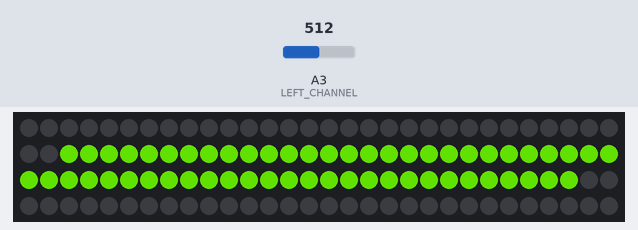
The sketch below on a simulated Arduino Uno, built with avr-gcc and run on an emulated ATmega328P. Shown: 120 RGB LEDs in strip order, left to right, continuing on the next row. Inputs (shaded band) come from the test bench; at power-on: A3 (LEFT_CHANNEL) = 512. Dim RGB values are drawn brighter than linear.

Above: at 1.28 s.
1.3 s: A3 (LEFT_CHANNEL) set to 716
At 1.51 s:
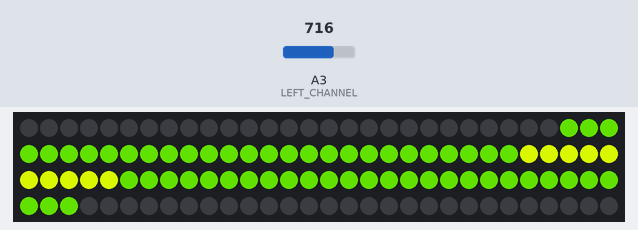
2.9 s: A3 (LEFT_CHANNEL) set to 900
At 2.91 s:
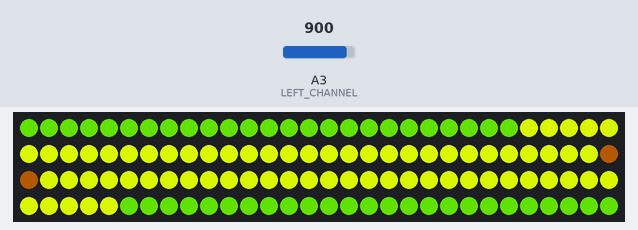
4.5 s: A3 (LEFT_CHANNEL) set to 1023
At 4.54 s:
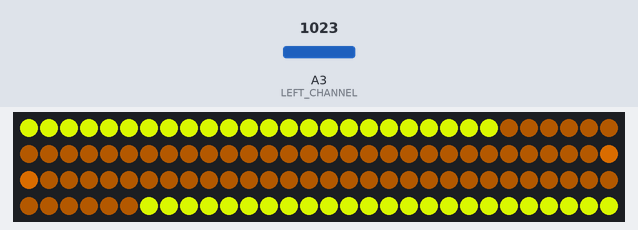
6.1 s: A3 (LEFT_CHANNEL) set to 511
At 6.13 s:
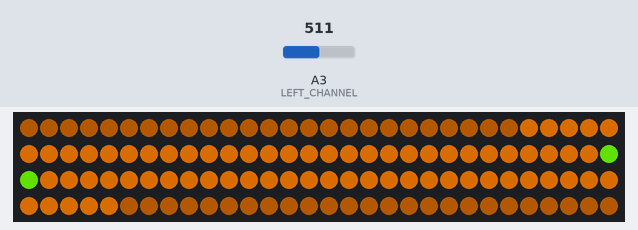
7.7 s: A3 (LEFT_CHANNEL) set to 306
At 8.89 s:
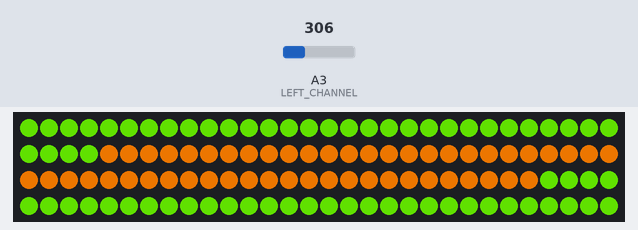
10.5 s: A3 (LEFT_CHANNEL) set to 15
At 14.4 s:
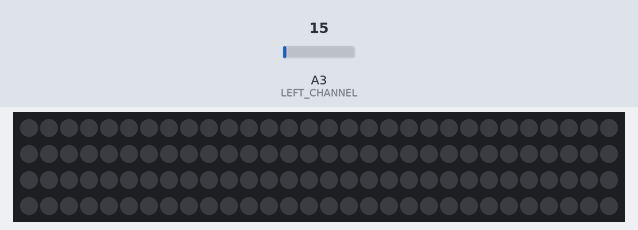

The sketch:

NeoBeatMono.ino
```cpp
// (licence header left out)
#include <SPI.h>
#include <Adafruit_NeoPixel.h>

#define PIN 10

//static const int DATA_PIN = 2;    // Yellow wire on Adafruit Pixels
//static const int CLOCK_PIN = 3;   // Green wire on Adafruit Pixels
static const int LEFT_CHANNEL = 3;
static const int RIGHT_CHANNEL = 4;
static const int NUM_OF_PIXELS = 120;
static const int HALF = NUM_OF_PIXELS/2;

// Parameter 1 = number of pixels in strip
// Parameter 2 = pin number (most are valid)
// Parameter 3 = pixel type flags, add together as needed:
//   NEO_KHZ800  800 KHz bitstream (most NeoPixel products w/WS2812 LEDs)
//   NEO_KHZ400  400 KHz (classic 'v1' (not v2) FLORA pixels, WS2811 drivers)
//   NEO_GRB     Pixels are wired for GRB bitstream (most NeoPixel products)
//   NEO_RGB     Pixels are wired for RGB bitstream (v1 FLORA pixels, not v2)
Adafruit_NeoPixel strip = Adafruit_NeoPixel(NUM_OF_PIXELS, PIN, NEO_GRB + NEO_KHZ800);

//Set up arrays for cycling through all the pixels.
uint32_t LEFT_ARRAY[HALF];
uint32_t RIGHT_ARRAY[HALF];
int valL, valR;
uint32_t NOTTA = strip.Color(0,0,0);

void setup() {
  strip.begin();
  strip.show(); // Initialize all pixels to 'off'
}

void loop() {
  int boss = map(analogRead(LEFT_CHANNEL), 0, 400, 0, 255);

  uint32_t daColor;
  if (boss < 25 ) {
    daColor = NOTTA;
  } else {
    daColor = Color(boss, boss/2, 0);
  }

  //Set the hue (0-255) and 24-bit color depending on left channel value
  //byte hue_left = constrain(map(analogRead(LEFT_CHANNEL), 0, 400, 0, 255), 0, 255);
  //uint32_t color_left = Wheel(hue_left);

  //Set the hue (0-255) and 24-bit color depending on right channel value
  //byte hue_right = constrain(map(analogRead(RIGHT_CHANNEL), 0, 400, 0, 255), 0, 255);
  //uint32_t color_right = Wheel(hue_right);

  //Shift the current values.
  for (int i = 0; i < HALF - 1; i++) {
    LEFT_ARRAY[i] = LEFT_ARRAY[i+1];
    RIGHT_ARRAY[i] = RIGHT_ARRAY[i+1];
  }

  //Fill in the new value at the end of each array
  LEFT_ARRAY[HALF-1] = daColor;
  RIGHT_ARRAY[HALF-1] = daColor; // color_right;

  // Go through each Pixel on the strip and set its color
  for (int i=0; i < HALF; i++) {
    //set pixel color
    strip.setPixelColor(i, LEFT_ARRAY[i]);
    strip.setPixelColor(NUM_OF_PIXELS-i-1, RIGHT_ARRAY[i]);
  }

  //Display the new values
  strip.show();

  //sample delay
  delay(40);
}

/* Helper functions */

// Create a 24 bit color value from R,G,B
uint32_t Color(byte r, byte g, byte b)
{
  uint32_t c;
  c = r;
  c <<= 8;
  c |= g;
  c <<= 8;
  c |= b;
  return c;
}

//Input a value 0 to 255 to get a color value.
//The colours are a transition r - g -b - back to r
uint32_t Wheel(byte WheelPos) {
  if (WheelPos < 85) {
    return Color(WheelPos * 3, 255 - WheelPos * 3, 0);
  } else if (WheelPos < 170) {
    WheelPos -= 85;
    return Color(255 - WheelPos * 3, 0, WheelPos * 3);
  } else {
    WheelPos -= 170;
    return Color(0, WheelPos * 3, 255 - WheelPos * 3);
  }
}
```

Measured:
- after the input at 1.3 s, the LEDs: first change at once (image 1 shows a later state)
- after the input at 2.9 s, the LEDs: change at once (image 2)
- after the input at 4.5 s, the LEDs: change at once (image 3)
- after the input at 6.1 s, the LEDs: change at once (image 4)
- after the input at 7.7 s, the LEDs: first change at once (image 5 shows a later state)
- after the input at 10.5 s, the LEDs: first change at once (image 6 shows a later state)
